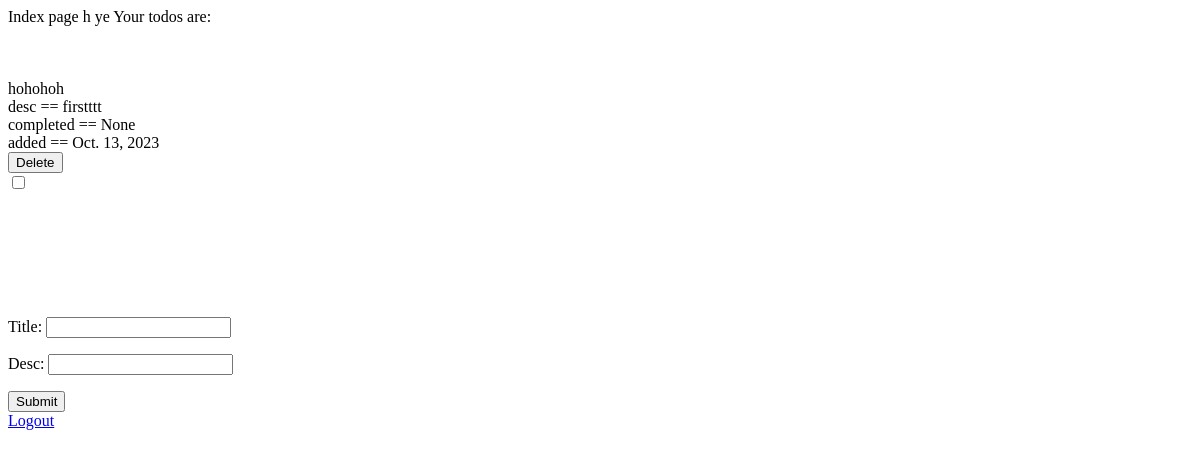
The page / (signed in) on the database as committed earlier.
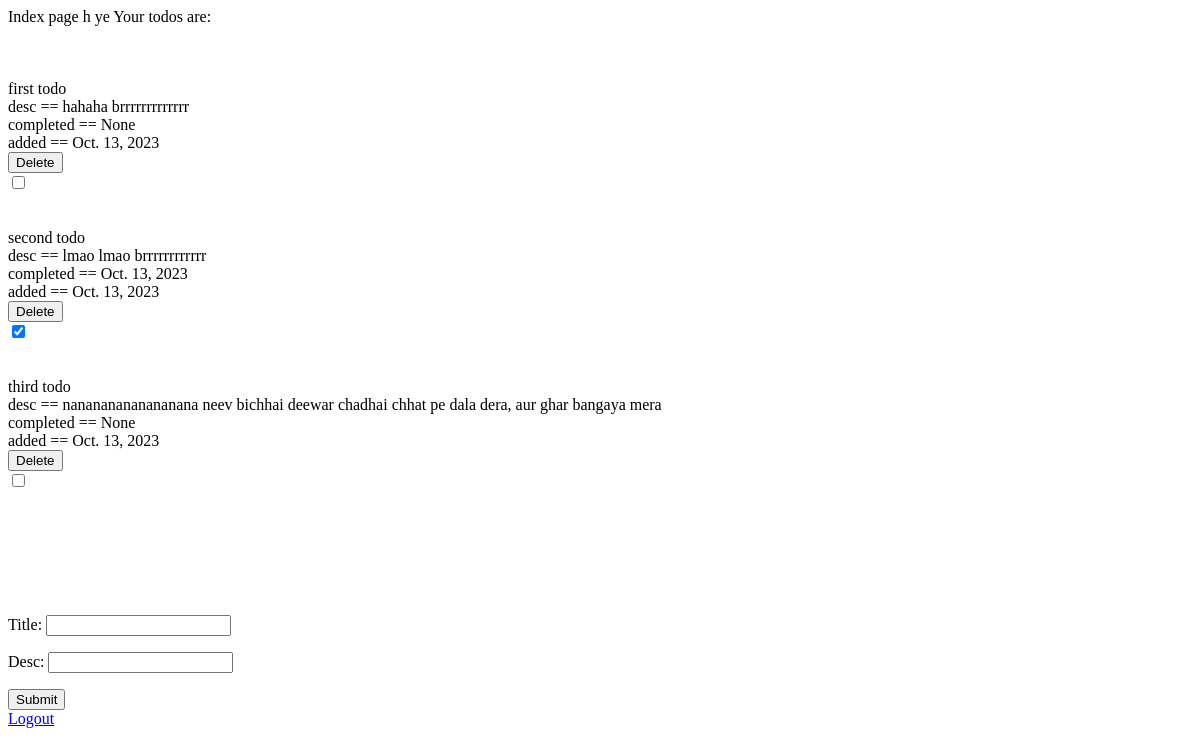
The same page on the database as committed later.
### todo_app/models.py (models this page shows, shortened)
class Todo(models.Model):
    todoid = models.UUIDField()
    title = models.CharField(max_length = 50, unique = True)
    desc = models.CharField(max_length = 3000)
    added = models.DateField()
    completed = models.DateField(default = None, blank = True, null = True)
    user = models.ForeignKey(User, default = 1, null = True, on_delete=models.SET_NULL)

### todo_app/views.py (the view, shortened to what this page needs)
# urls.py: path("", views.index, name="index"),
def index(request):
    if not request.user.is_authenticated:
        return render(request, 'index.html', {'anonymous': True})
    user_todos = Todo.objects.filter(user = request.user)
    form = TodoForm()
    if request.method == "POST" and request.POST.get("tobedeleted"):
        user_todos.get(todoid=request.POST.get("tobedeleted")).delete()
        messages.success(request, "deleted todo!")
        return render(request, 'index.html', {'todos': user_todos, 'form': form, 'anonymous': False})
    else:
        return render(request, 'index.html', {'todos': user_todos, 'form': form, 'anonymous': False})

### todo_app/forms.py
class TodoForm(forms.ModelForm):
    class Meta:
        model = Todo
        fields = [
                'title',
                'desc'
                ]

### templates/index.html (shortened to what this page needs)
{% extends "base.html" %}
{% block body %}
<div>
Index page h ye
{% if not anonymous %}
Your todos are: <br> <br><br><br>
{% for todo in todos %}
<div>
	{{ todo.title }} <br>
	desc == {{ todo.desc }} <br>
	completed == {{ todo.completed }} <br>
	added == {{ todo.added }}
	<form method="POST">
		<button type="submit">Delete</button>
	</form>
	<form method="POST">
		<input type="checkbox" value="{{todo.completed}}" onChange="this.form.submit()" name="checkbox" {% if todo.completed is not None %} checked {% endif %}>
	</form>
</div>
<br><br>
{% endfor %}
<br><br><br><br>
<div>
	<form method="POST">
		{{ form.as_p }}
		<input type='submit' >
	</form>
</div>
{% else %}
<br><br>
<div>Signup to add a todo</div>
<br>
{% endif %}
{% if anonymous %}
<br>
<a href="/login">Login</a> <br>
<a href="/signup">Signup</a><br>
{% else %}
<a href="/logout">Logout</a><br>
{% endif %}
</div>
{% endblock body %}

### templates/base.html (shortened to what this page needs)
<!DOCTYPE html>
<html lang="en">
<head>
</head>
<body>
    {% block body %}{% endblock body %}
</body>
</html>

Rows that differ between the two databases and show on the page:
removed Todo: title "hohohoh", desc "firstttt", completed "None", added "Oct. 13, 2023"
added Todo: title "first todo", desc "hahaha brrrrrrrrrrrrr", completed "None", added "Oct. 13, 2023"
added Todo: title "second todo", desc "lmao lmao brrrrrrrrrrrr", completed "Oct. 13, 2023", added "Oct. 13, 2023", completed "☑"
added Todo: title "third todo", desc "nanananananananana neev bichhai deewar chadhai chhat pe dala dera, aur ghar bangaya mera", completed "None", added "Oct. 13, 2023"
